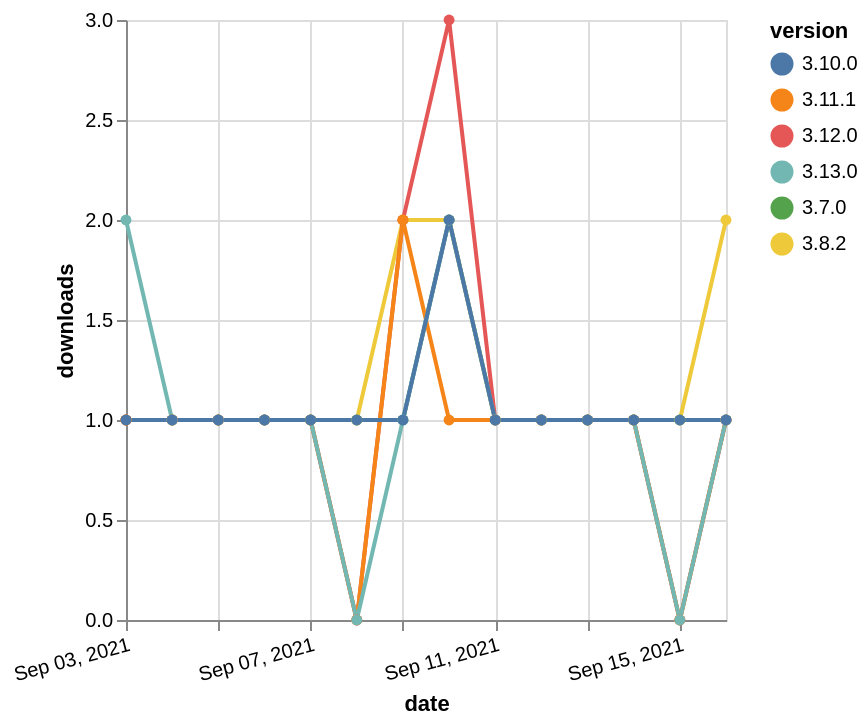

Vega-Lite specification for this chart:
### Vega-Lite specification from a JSON file in a GitHub repository (floating-point values rounded to 4 significant figures)
{"$schema": "https://vega.github.io/schema/vega-lite/v5.json", "description": "A simple bar chart with embedded data.", "data": {"values": [{"date": "2021-09-03", "total": 214, "delta": 1, "version": "3.7.0"}, {"date": "2021-09-04", "total": 215, "delta": 1, "version": "3.7.0"}, {"date": "2021-09-05", "total": 216, "delta": 1, "version": "3.7.0"}, {"date": "2021-09-06", "total": 217, "delta": 1, "version": "3.7.0"}, {"date": "2021-09-07", "total": 218, "delta": 1, "version": "3.7.0"}, {"date": "2021-09-08", "total": 219, "delta": 1, "version": "3.7.0"}, {"date": "2021-09-09", "total": 220, "delta": 1, "version": "3.7.0"}, {"date": "2021-09-10", "total": 222, "delta": 2, "version": "3.7.0"}, {"date": "2021-09-11", "total": 223, "delta": 1, "version": "3.7.0"}, {"date": "2021-09-12", "total": 224, "delta": 1, "version": "3.7.0"}, {"date": "2021-09-13", "total": 225, "delta": 1, "version": "3.7.0"}, {"date": "2021-09-14", "total": 226, "delta": 1, "version": "3.7.0"}, {"date": "2021-09-15", "total": 227, "delta": 1, "version": "3.7.0"}, {"date": "2021-09-16", "total": 228, "delta": 1, "version": "3.7.0"}, {"date": "2021-09-03", "total": 389, "delta": 1, "version": "3.8.2"}, {"date": "2021-09-04", "total": 390, "delta": 1, "version": "3.8.2"}, {"date": "2021-09-05", "total": 391, "delta": 1, "version": "3.8.2"}, {"date": "2021-09-06", "total": 392, "delta": 1, "version": "3.8.2"}, {"date": "2021-09-07", "total": 393, "delta": 1, "version": "3.8.2"}, {"date": "2021-09-08", "total": 394, "delta": 1, "version": "3.8.2"}, {"date": "2021-09-09", "total": 396, "delta": 2, "version": "3.8.2"}, {"date": "2021-09-10", "total": 398, "delta": 2, "version": "3.8.2"}, {"date": "2021-09-11", "total": 399, "delta": 1, "version": "3.8.2"}, {"date": "2021-09-12", "total": 400, "delta": 1, "version": "3.8.2"}, {"date": "2021-09-13", "total": 401, "delta": 1, "version": "3.8.2"}, {"date": "2021-09-14", "total": 402, "delta": 1, "version": "3.8.2"}, {"date": "2021-09-15", "total": 403, "delta": 1, "version": "3.8.2"}, {"date": "2021-09-16", "total": 405, "delta": 2, "version": "3.8.2"}, {"date": "2021-09-03", "total": 161, "delta": 1, "version": "3.12.0"}, {"date": "2021-09-04", "total": 162, "delta": 1, "version": "3.12.0"}, {"date": "2021-09-05", "total": 163, "delta": 1, "version": "3.12.0"}, {"date": "2021-09-06", "total": 164, "delta": 1, "version": "3.12.0"}, {"date": "2021-09-07", "total": 165, "delta": 1, "version": "3.12.0"}, {"date": "2021-09-08", "total": 165, "delta": 0, "version": "3.12.0"}, {"date": "2021-09-09", "total": 167, "delta": 2, "version": "3.12.0"}, {"date": "2021-09-10", "total": 170, "delta": 3, "version": "3.12.0"}, {"date": "2021-09-11", "total": 171, "delta": 1, "version": "3.12.0"}, {"date": "2021-09-12", "total": 172, "delta": 1, "version": "3.12.0"}, {"date": "2021-09-13", "total": 173, "delta": 1, "version": "3.12.0"}, {"date": "2021-09-14", "total": 174, "delta": 1, "version": "3.12.0"}, {"date": "2021-09-15", "total": 174, "delta": 0, "version": "3.12.0"}, {"date": "2021-09-16", "total": 175, "delta": 1, "version": "3.12.0"}, {"date": "2021-09-03", "total": 144, "delta": 1, "version": "3.11.1"}, {"date": "2021-09-04", "total": 145, "delta": 1, "version": "3.11.1"}, {"date": "2021-09-05", "total": 146, "delta": 1, "version": "3.11.1"}, {"date": "2021-09-06", "total": 147, "delta": 1, "version": "3.11.1"}, {"date": "2021-09-07", "total": 148, "delta": 1, "version": "3.11.1"}, {"date": "2021-09-08", "total": 148, "delta": 0, "version": "3.11.1"}, {"date": "2021-09-09", "total": 150, "delta": 2, "version": "3.11.1"}, {"date": "2021-09-10", "total": 151, "delta": 1, "version": "3.11.1"}, {"date": "2021-09-11", "total": 152, "delta": 1, "version": "3.11.1"}, {"date": "2021-09-12", "total": 153, "delta": 1, "version": "3.11.1"}, {"date": "2021-09-13", "total": 154, "delta": 1, "version": "3.11.1"}, {"date": "2021-09-14", "total": 155, "delta": 1, "version": "3.11.1"}, {"date": "2021-09-15", "total": 155, "delta": 0, "version": "3.11.1"}, {"date": "2021-09-16", "total": 156, "delta": 1, "version": "3.11.1"}, {"date": "2021-09-03", "total": 113, "delta": 2, "version": "3.13.0"}, {"date": "2021-09-04", "total": 114, "delta": 1, "version": "3.13.0"}, {"date": "2021-09-05", "total": 115, "delta": 1, "version": "3.13.0"}, {"date": "2021-09-06", "total": 116, "delta": 1, "version": "3.13.0"}, {"date": "2021-09-07", "total": 117, "delta": 1, "version": "3.13.0"}, {"date": "2021-09-08", "total": 117, "delta": 0, "version": "3.13.0"}, {"date": "2021-09-09", "total": 118, "delta": 1, "version": "3.13.0"}, {"date": "2021-09-10", "total": 120, "delta": 2, "version": "3.13.0"}, {"date": "2021-09-11", "total": 121, "delta": 1, "version": "3.13.0"}, {"date": "2021-09-12", "total": 122, "delta": 1, "version": "3.13.0"}, {"date": "2021-09-13", "total": 123, "delta": 1, "version": "3.13.0"}, {"date": "2021-09-14", "total": 124, "delta": 1, "version": "3.13.0"}, {"date": "2021-09-15", "total": 124, "delta": 0, "version": "3.13.0"}, {"date": "2021-09-16", "total": 125, "delta": 1, "version": "3.13.0"}, {"date": "2021-09-03", "total": 166, "delta": 1, "version": "3.10.0"}, {"date": "2021-09-04", "total": 167, "delta": 1, "version": "3.10.0"}, {"date": "2021-09-05", "total": 168, "delta": 1, "version": "3.10.0"}, {"date": "2021-09-06", "total": 169, "delta": 1, "version": "3.10.0"}, {"date": "2021-09-07", "total": 170, "delta": 1, "version": "3.10.0"}, {"date": "2021-09-08", "total": 171, "delta": 1, "version": "3.10.0"}, {"date": "2021-09-09", "total": 172, "delta": 1, "version": "3.10.0"}, {"date": "2021-09-10", "total": 174, "delta": 2, "version": "3.10.0"}, {"date": "2021-09-11", "total": 175, "delta": 1, "version": "3.10.0"}, {"date": "2021-09-12", "total": 176, "delta": 1, "version": "3.10.0"}, {"date": "2021-09-13", "total": 177, "delta": 1, "version": "3.10.0"}, {"date": "2021-09-14", "total": 178, "delta": 1, "version": "3.10.0"}, {"date": "2021-09-15", "total": 179, "delta": 1, "version": "3.10.0"}, {"date": "2021-09-16", "total": 180, "delta": 1, "version": "3.10.0"}]}, "width": "container", "mark": {"type": "line", "point": {"filled": true}}, "encoding": {"x": {"field": "date", "type": "temporal", "timeUnit": "yearmonthdate", "title": "date", "axis": {"labelAngle": -15}}, "y": {"field": "delta", "type": "quantitative", "title": "downloads"}, "color": {"field": "version", "type": "nominal"}, "tooltip": {"field": "delta"}}}
